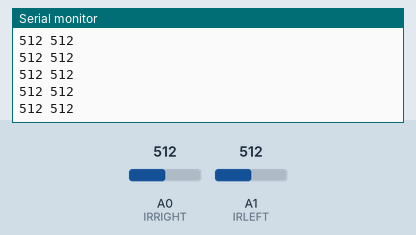
This sketch was run on a simulated Arduino Uno, built with avr-gcc and run on an emulated ATmega328P. Shown: the last lines printed to the serial monitor. Inputs (shaded band) come from the test bench; at power-on: A0 (IRRIGHT) = 512, A1 (IRLEFT) = 512.

Above: at 1.2 s.
1.3 s: A0 (IRRIGHT) set to 988
At 2.0 s:
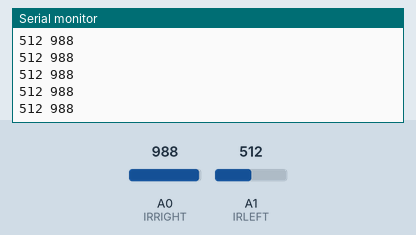
2.8 s: A0 (IRRIGHT) set to 1007
At 3.4 s:
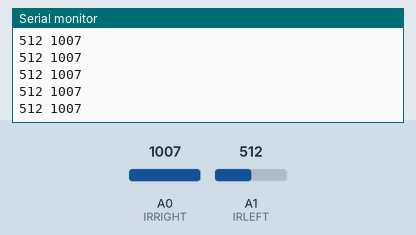
Timing chart, 0 to 5.8 s (numbered marks = the images above; inputs shaded):
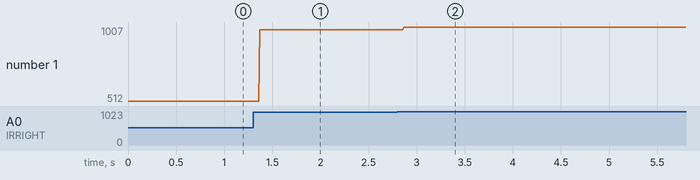

The sketch:

Appendix_B_IR_Calibration.ino
```cpp
#define IRLEFT A1     //Left IR sensor is analog pin A1
#define IRRIGHT A0    //Right IR sensor is analog pin A0

void setup() {
    Serial.begin(9600);

}

void loop() {
  Serial.print(analogRead(IRLEFT));
  Serial.print(" ");
  Serial.println(analogRead(IRRIGHT));

}
```

Measured:
- after the input at 1.3 s, the serial monitor: prints a new line after 0.07 s (image 1)
- after the input at 2.8 s, the serial monitor: prints a new line after 0.06 s (image 2)
- plotted number 1: 512 → 988 after the input at 1.3 s, 988 → 1007 after the input at 2.8 s
